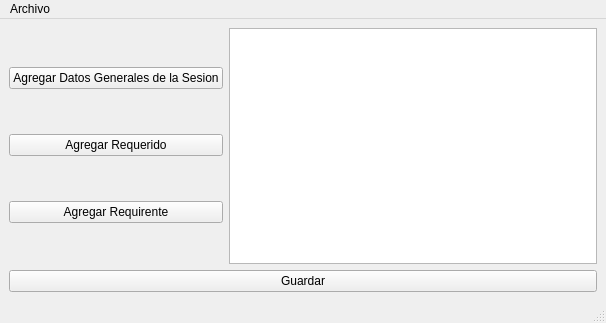
<?xml version="1.0" encoding="UTF-8"?>
<ui version="4.0">
 <class>Ventana</class>
 <widget class="QMainWindow" name="Ventana">
  <property name="geometry">
   <rect>
    <x>0</x>
    <y>0</y>
    <width>606</width>
    <height>323</height>
   </rect>
  </property>
  <property name="windowTitle">
   <string>Ventana</string>
  </property>
  <widget class="QWidget" name="centralwidget">
   <layout class="QGridLayout" name="gridLayout">
    <item row="0" column="0">
     <layout class="QHBoxLayout" name="horizontalLayout">
      <item>
       <layout class="QVBoxLayout" name="verticalLayout">
        <item>
         <widget class="QPushButton" name="pbGeneral">
          <property name="text">
           <string>Agregar Datos Generales de la Sesion</string>
          </property>
         </widget>
        </item>
        <item>
         <widget class="QPushButton" name="pbRequerido">
          <property name="text">
           <string>Agregar Requerido</string>
          </property>
         </widget>
        </item>
        <item>
         <widget class="QPushButton" name="pbRequirente">
          <property name="text">
           <string>Agregar Requirente</string>
          </property>
         </widget>
        </item>
       </layout>
      </item>
     </layout>
    </item>
    <item row="0" column="1">
     <widget class="QTextBrowser" name="text"/>
    </item>
    <item row="1" column="0" colspan="2">
     <widget class="QPushButton" name="pbGuardar">
      <property name="text">
       <string>Guardar</string>
      </property>
     </widget>
    </item>
   </layout>
  </widget>
  <widget class="QMenuBar" name="menubar">
   <property name="geometry">
    <rect>
     <x>0</x>
     <y>0</y>
     <width>606</width>
     <height>21</height>
    </rect>
   </property>
   <widget class="QMenu" name="menuArchivo">
    <property name="title">
     <string>Archivo</string>
    </property>
    <addaction name="actionNuevo"/>
    <addaction name="actionGuardar"/>
    <addaction name="actionGuardar_Como"/>
    <addaction name="separator"/>
    <addaction name="actionMaximizar"/>
    <addaction name="actionMinimizar"/>
    <addaction name="separator"/>
    <addaction name="actionCerrar"/>
   </widget>
   <addaction name="menuArchivo"/>
  </widget>
  <widget class="QStatusBar" name="statusbar"/>
  <action name="actionNuevo">
   <property name="text">
    <string>Nuevo</string>
   </property>
   <property name="shortcut">
    <string>Ctrl+N</string>
   </property>
  </action>
  <action name="actionGuardar">
   <property name="text">
    <string>Guardar</string>
   </property>
   <property name="shortcut">
    <string>Ctrl+G</string>
   </property>
  </action>
  <action name="actionGuardar_Como">
   <property name="text">
    <string>Guardar Como</string>
   </property>
   <property name="shortcut">
    <string>Ctrl+Shift+G</string>
   </property>
  </action>
  <action name="actionMaximizar">
   <property name="text">
    <string>Maximizar</string>
   </property>
   <property name="shortcut">
    <string>Shift+M</string>
   </property>
  </action>
  <action name="actionMinimizar">
   <property name="text">
    <string>Minimizar</string>
   </property>
   <property name="shortcut">
    <string>Shift+N</string>
   </property>
  </action>
  <action name="actionCerrar">
   <property name="text">
    <string>Cerrar</string>
   </property>
   <property name="shortcut">
    <string>Ctrl+Q</string>
   </property>
  </action>
 </widget>
 <tabstops>
  <tabstop>pbGeneral</tabstop>
  <tabstop>pbRequerido</tabstop>
  <tabstop>pbRequirente</tabstop>
  <tabstop>pbGuardar</tabstop>
 </tabstops>
 <resources/>
 <connections/>
</ui>
